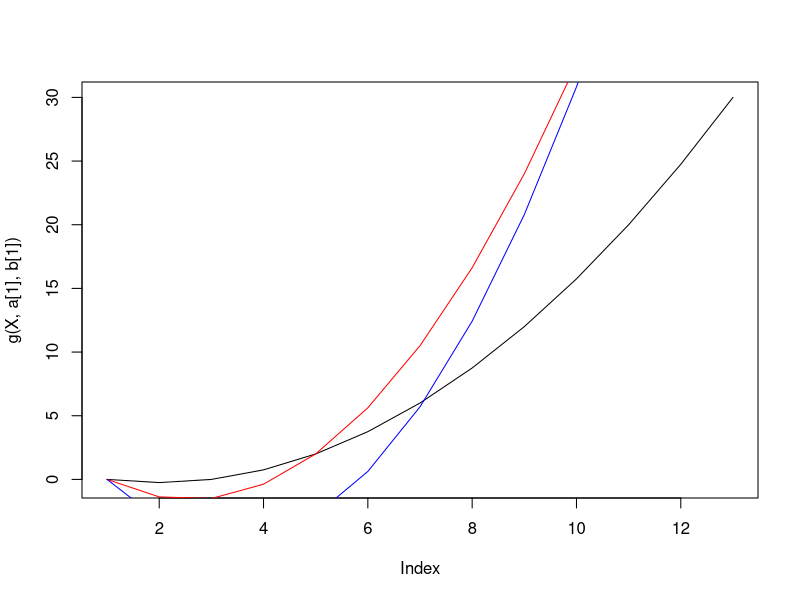
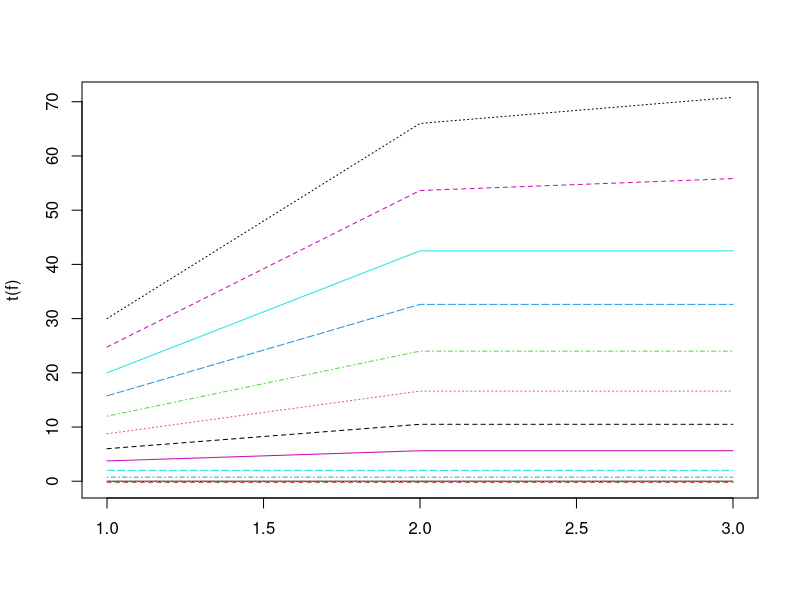
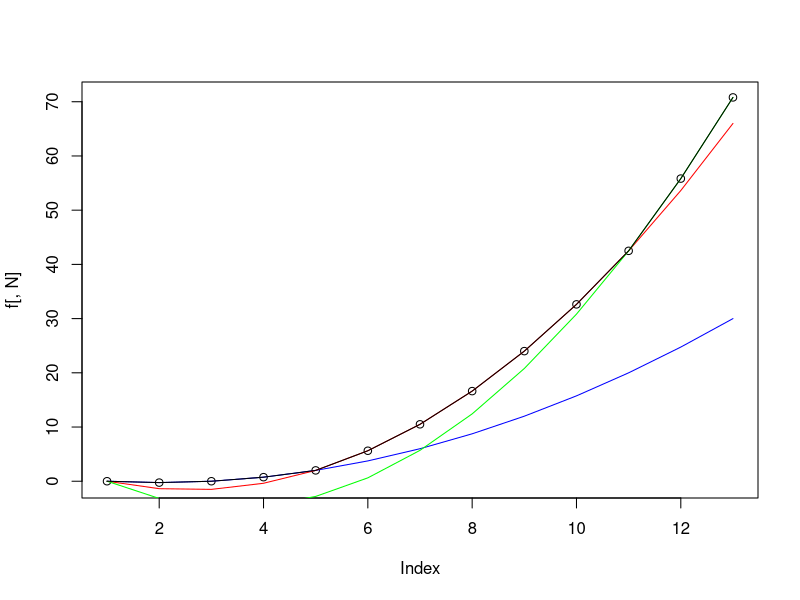

R code for these plots, in order:
g <- function(x, a, b){
  return(a * x^2 + b*x)
}

N <- 3

a <- matrix(N, 1)
b <- matrix(N, 1)

# consider a case with two function
a[1] <- 1
a[2] <- 2.5
a[3] <- 3.3

b[1] <- -1
b[2] <- -4
b[3] <- -8

Delta <- 0.5
X <- seq(0, 6, Delta)

plot(g(X, a[1], b[1]), type = 'l')
lines(g(X, a[2], b[2]), col = 'red')
lines(g(X, a[3], b[3]), col = 'blue')

R <- length(X)

f <- matrix(NA, R, N)
xnMaximizingFunction <- matrix(NA, R, N)

# at the beginning we assume everything goes to the 1st function
xnMaximizingFunction[,1] <- X

 f[,1] <- g(X, a[1], b[1])

 for ( k in 2:N){
   
  for (l in 1:R){
  
    print(paste('function evaluated for for x = ', toString(X[l])) )
    
    x <- X[l]
    
    auxiliaryRecord <- matrix(NA, l , 1)
    
    for (d in 0 : ( l - 1 ) ){
      
      print(paste('we check x_n = ', toString(k * Delta) ) )
      # which(X == x - k * Delta) denotes the index giving the proper value of function f associated with x - k * Delta
      if ( (x - d * Delta) %in% X){
        auxiliaryRecord[d + 1, 1] <- g(d * Delta, a[k], b[k]) + f[which(X == x - d * Delta ), k-1]
      }
    }
    
      argMax <- which(auxiliaryRecord == max(auxiliaryRecord, na.rm = TRUE) )
      
      xnMaximizingFunction[l, k] <- max(X[argMax])
      
      if ( !( xnMaximizingFunction[l, k] == 0) ){
        xnMaximizingFunction[l, k-1] <- 0
      }
      
      # get the aux f[,2] value
      f[l, k] <- max(auxiliaryRecord, na.rm = TRUE)
  }
 
}
 
   # check the obtained solution with the 
 #  plot(f[,1] + f[,2], col = 'red')
   # against the original problem
   
   matplot(t(f), type = 'l')
   
   # the optimal vs the components
   plot(f[,N])
  
   lines( g(X, a[1], b[1]), col = 'blue')
   lines( g(X, a[2], b[2]), col = 'red')
   lines( g(X, a[3], b[3]), col = 'green')
   lines(f[,N])
   
   print(xnMaximizingFunction)
   
   
   
   
